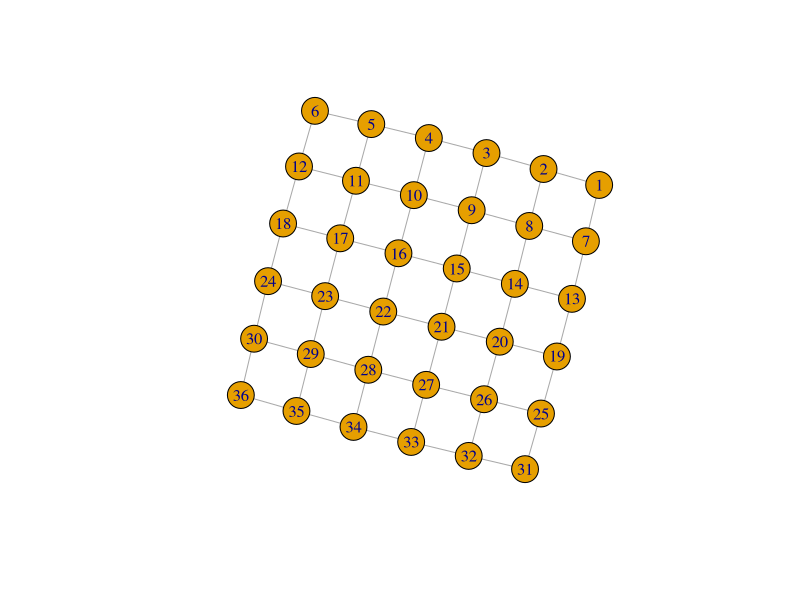
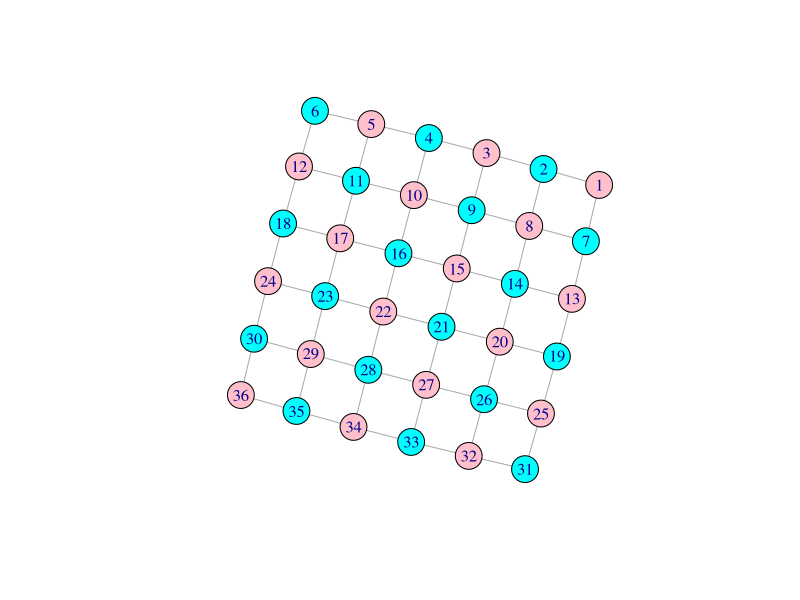
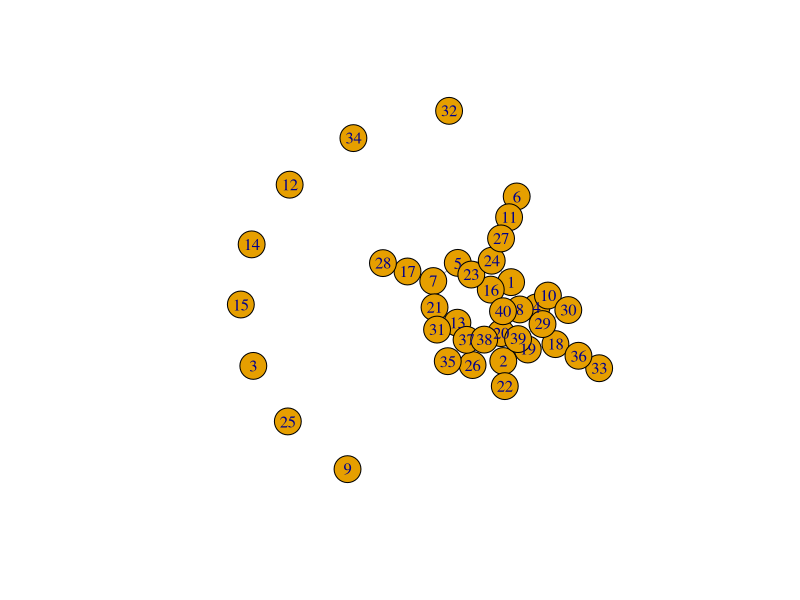
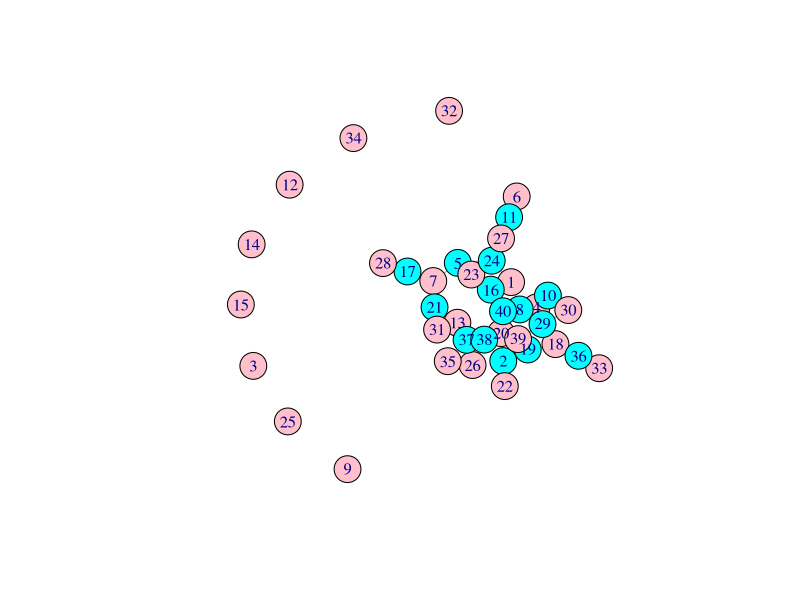
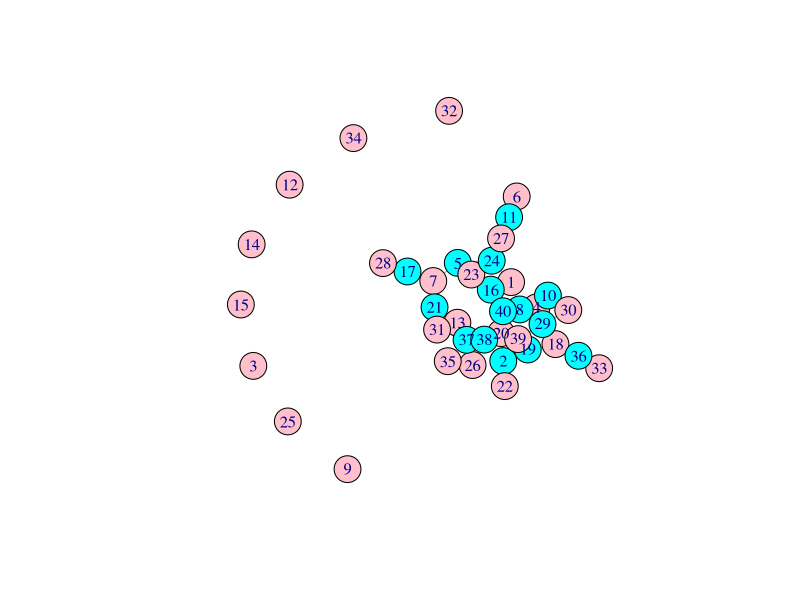

These figures' R source, in order:
## ---- chunk 1
library(igraph)
library(lpSolve)

G = make_lattice(c(6,6))
#rglplot(G,layout=layout.kamada.kawai(G,dim=3))
plot(G,layout=layout.kamada.kawai(G,dim=2))

n=length(V(G))
m=length(E(G))
c = rep(1, n)
A = t(apply(ends(G,E(G)), 1, function(x){v=rep(0, n);v[x]=1;v}))
dir = rep(">=",m)
b = rep(1,m)

sol=lp("min",
       c, A, dir, b)

pal=c("pink","cyan")
plot(G,
     layout=layout.kamada.kawai(G,dim=2),
     vertex.color=pal[sol$solution+1])

## ---- chunk 2
library(igraph)
library(lpSolve)

#G = make_lattice(c(3,3,3))
G = erdos.renyi.game(40,0.05)
layout = layout.kamada.kawai(G,dim=2)
plot(G, layout=layout)
#rglplot(G,layout=layout.kamada.kawai(G,dim=3))


n=length(V(G))
m=length(E(G))
c = rep(1, n)
A = t(apply(ends(G,E(G)), 1, function(x){v=rep(0, n);v[x]=1;v}))
dir = rep(">=",m)
b = rep(1,m)

A

optSol=lp(direction="min",
       objective.in=c,
       const.mat=A,
       const.dir=dir,
       const.rhs=b,
       int.vec=1:n)

apprSol=lp(direction="min",
       objective.in=c,
       const.mat=A,
       const.dir=dir,
       const.rhs=b)

pal=c("pink","cyan")

# 厳密解（最適解）
optSol
optSol$solution
plot(G,
     layout=layout,
     vertex.color=pal[round(optSol$solution)+1])

# 近似解
sum(as.numeric(apprSol$solution>=0.5))
apprSol$solution
plot(G,
     layout=layout,
     vertex.color=pal[as.numeric(apprSol$solution>=0.5)+1])
